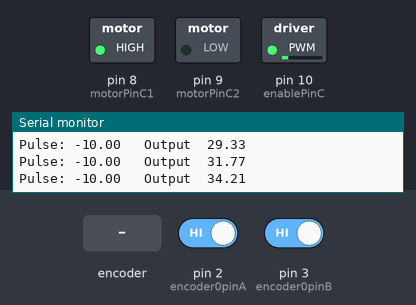
The sketch below on a simulated Arduino Uno, built with avr-gcc and run on an emulated ATmega328P. Shown: switched loads named in the sketch (green lamp = pin HIGH), the last lines printed to the serial monitor. The test bench sets the inputs (shaded band); at power-on: pin 2 (encoder0pinA) HIGH, pin 3 (encoder0pinB) HIGH.

Above: at 0.16 s.
At 1.2 s:
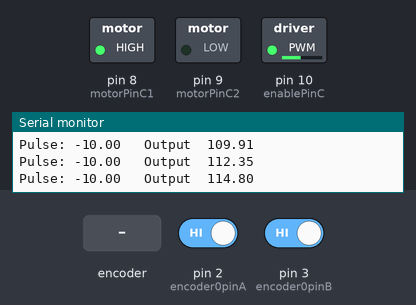
1.3 s: rotary encoder on pin 2 (encoder0pinA) / pin 3 (encoder0pinB) turned 1 step (first pin leading)
At 3.9 s:
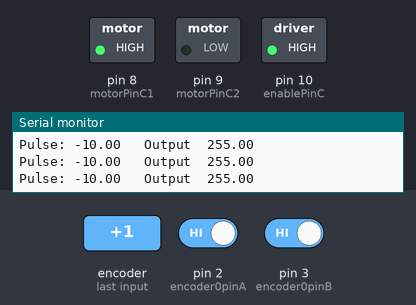
4.3 s: rotary encoder on pin 2 (encoder0pinA) / pin 3 (encoder0pinB) turned 3 steps (first pin leading)
Timing chart, 0 to 7.3 s (numbered marks = the images above; inputs shaded):
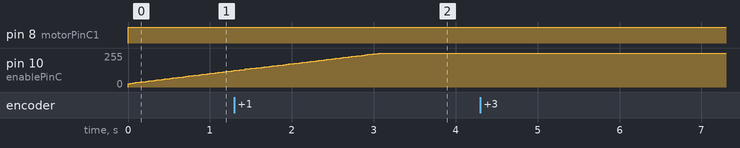

The sketch:

PID_Constant_speed.ino
```cpp
// (licence header left out)
#include <PID_v1.h>
const byte encoder0pinA = 2;
const byte encoder0pinB = 3;

int motorPinC1 = 8;
int motorPinC2 = 9;
const int enablePinC= 10;


byte L_encoderpinAlast;
double l_PIDcount;
boolean Direction;
boolean result;

double Output, Input, Setpoint;

double Kp= 1.0, Ki=11.1, Kd= 0.02; //tune the Pid To
int error = 2;
PID myPID(&Input, &Output, &Setpoint, Kp, Ki, Kd, DIRECT);

void setup()
{
   Serial.begin(9600);
   pinMode(motorPinC1, OUTPUT);
   pinMode(motorPinC2, OUTPUT);
   pinMode(enablePinC, OUTPUT);

   Setpoint =22;  //Set the output value of the PID
   myPID.SetMode(AUTOMATIC);
   myPID.SetSampleTime(10);
  EncoderInit();
}

void loop()
{
      advance();//Motor Forward
      Input=abs(l_PIDcount);
      result=myPID.Compute();
      //PID conversion is complete and returns 1
      if(result)
      {
        Serial.print("Pulse: ");
        Serial.print(l_PIDcount-10);
        l_PIDcount = 0; //Count clear, wait for the next count
        Serial.print("   Output  ");
        Serial.println(Output);
      }


}

void EncoderInit()
{
  Direction = true;//default -> Forward
  pinMode(encoder0pinB,INPUT);
  attachInterrupt(0, wheelSpeed, CHANGE);
}

void wheelSpeed()
{
  int lastState = digitalRead(encoder0pinA);
  if((L_encoderpinAlast == LOW) && lastState==HIGH)
  {
    int val = digitalRead(encoder0pinB);
    if(val == LOW && Direction)
    {
      Direction = false; //Reverse
    }
    else if(val == HIGH && !Direction)
    {
      Direction = true;  //Forward
    }
  }
  L_encoderpinAlast = lastState;

  if(!Direction)  l_PIDcount++;
  else  l_PIDcount--;

}
void advance()//Motor Forward
{
     digitalWrite(motorPinC1,HIGH);
     digitalWrite(motorPinC2,LOW);

     analogWrite(enablePinC,Output);
}
```
